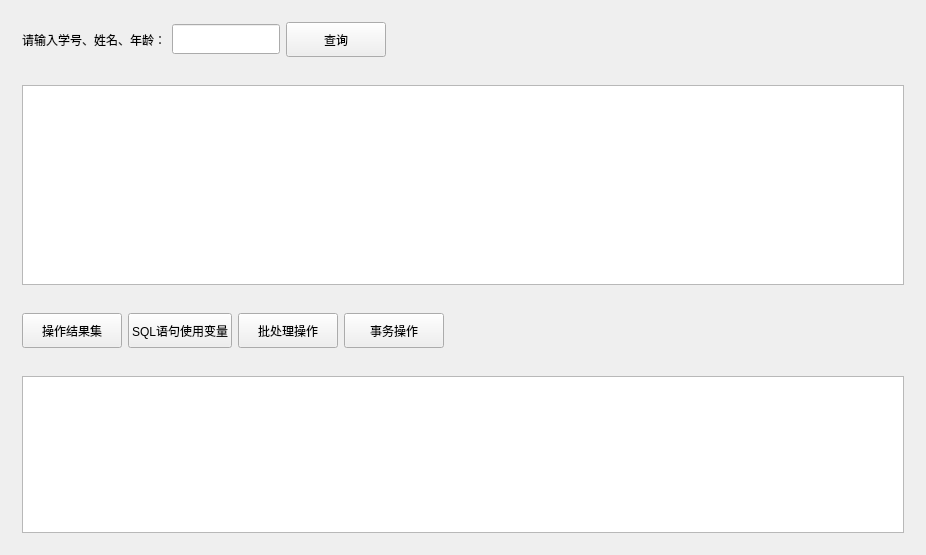
<?xml version="1.0" encoding="UTF-8"?>
<ui version="4.0">
 <class>ManWin</class>
 <widget class="QWidget" name="ManWin">
  <property name="geometry">
   <rect>
    <x>0</x>
    <y>0</y>
    <width>926</width>
    <height>555</height>
   </rect>
  </property>
  <property name="windowTitle">
   <string>ManWin</string>
  </property>
  <layout class="QVBoxLayout" name="verticalLayout" stretch="0,5,0,5">
   <item>
    <widget class="QWidget" name="m_pQueryWgt" native="true">
     <layout class="QHBoxLayout" name="horizontalLayout">
      <item>
       <widget class="QLabel" name="label">
        <property name="text">
         <string>请输入学号、姓名、年龄：</string>
        </property>
       </widget>
      </item>
      <item>
       <widget class="QLineEdit" name="m_pSqlQueryEdt">
        <property name="sizePolicy">
         <sizepolicy hsizetype="Fixed" vsizetype="Fixed">
          <horstretch>0</horstretch>
          <verstretch>0</verstretch>
         </sizepolicy>
        </property>
        <property name="minimumSize">
         <size>
          <width>0</width>
          <height>30</height>
         </size>
        </property>
       </widget>
      </item>
      <item>
       <widget class="QPushButton" name="m_pQueryBtn">
        <property name="minimumSize">
         <size>
          <width>100</width>
          <height>35</height>
         </size>
        </property>
        <property name="text">
         <string>查询</string>
        </property>
       </widget>
      </item>
      <item>
       <spacer name="horizontalSpacer">
        <property name="orientation">
         <enum>Qt::Horizontal</enum>
        </property>
        <property name="sizeHint" stdset="0">
         <size>
          <width>40</width>
          <height>20</height>
         </size>
        </property>
       </spacer>
      </item>
     </layout>
    </widget>
   </item>
   <item>
    <widget class="QWidget" name="m_pShowTblWgt" native="true">
     <layout class="QHBoxLayout" name="horizontalLayout_2">
      <item>
       <widget class="QTableView" name="m_pSqlTblView">
        <property name="minimumSize">
         <size>
          <width>500</width>
          <height>200</height>
         </size>
        </property>
        <property name="alternatingRowColors">
         <bool>true</bool>
        </property>
        <property name="selectionMode">
         <enum>QAbstractItemView::SingleSelection</enum>
        </property>
        <property name="selectionBehavior">
         <enum>QAbstractItemView::SelectRows</enum>
        </property>
        <attribute name="horizontalHeaderCascadingSectionResizes">
         <bool>true</bool>
        </attribute>
        <attribute name="horizontalHeaderStretchLastSection">
         <bool>true</bool>
        </attribute>
        <attribute name="verticalHeaderVisible">
         <bool>false</bool>
        </attribute>
       </widget>
      </item>
     </layout>
    </widget>
   </item>
   <item>
    <widget class="QWidget" name="m_pSqlHandleGBtnWgt" native="true">
     <property name="minimumSize">
      <size>
       <width>0</width>
       <height>50</height>
      </size>
     </property>
     <layout class="QHBoxLayout" name="horizontalLayout_3">
      <item>
       <widget class="QPushButton" name="m_pHandleResultSetBtn">
        <property name="minimumSize">
         <size>
          <width>100</width>
          <height>35</height>
         </size>
        </property>
        <property name="text">
         <string>操作结果集</string>
        </property>
       </widget>
      </item>
      <item>
       <widget class="QPushButton" name="m_pSqlUseVariableBtn">
        <property name="minimumSize">
         <size>
          <width>100</width>
          <height>35</height>
         </size>
        </property>
        <property name="text">
         <string>SQL语句使用变量</string>
        </property>
       </widget>
      </item>
      <item>
       <widget class="QPushButton" name="m_pBatchHandleBtn">
        <property name="minimumSize">
         <size>
          <width>100</width>
          <height>35</height>
         </size>
        </property>
        <property name="text">
         <string>批处理操作</string>
        </property>
       </widget>
      </item>
      <item>
       <widget class="QPushButton" name="m_pAffairsHandleBtn">
        <property name="minimumSize">
         <size>
          <width>100</width>
          <height>35</height>
         </size>
        </property>
        <property name="text">
         <string>事务操作</string>
        </property>
       </widget>
      </item>
      <item>
       <spacer name="horizontalSpacer_2">
        <property name="orientation">
         <enum>Qt::Horizontal</enum>
        </property>
        <property name="sizeHint" stdset="0">
         <size>
          <width>40</width>
          <height>20</height>
         </size>
        </property>
       </spacer>
      </item>
     </layout>
    </widget>
   </item>
   <item>
    <widget class="QWidget" name="m_pSqlHandleWgt" native="true">
     <property name="minimumSize">
      <size>
       <width>0</width>
       <height>50</height>
      </size>
     </property>
     <layout class="QHBoxLayout" name="horizontalLayout_4">
      <item>
       <widget class="QTextEdit" name="m_pSqlHandleTextEdt">
        <property name="minimumSize">
         <size>
          <width>0</width>
          <height>0</height>
         </size>
        </property>
        <property name="readOnly">
         <bool>true</bool>
        </property>
       </widget>
      </item>
     </layout>
    </widget>
   </item>
  </layout>
 </widget>
 <layoutdefault spacing="6" margin="11"/>
 <resources/>
 <connections/>
</ui>
